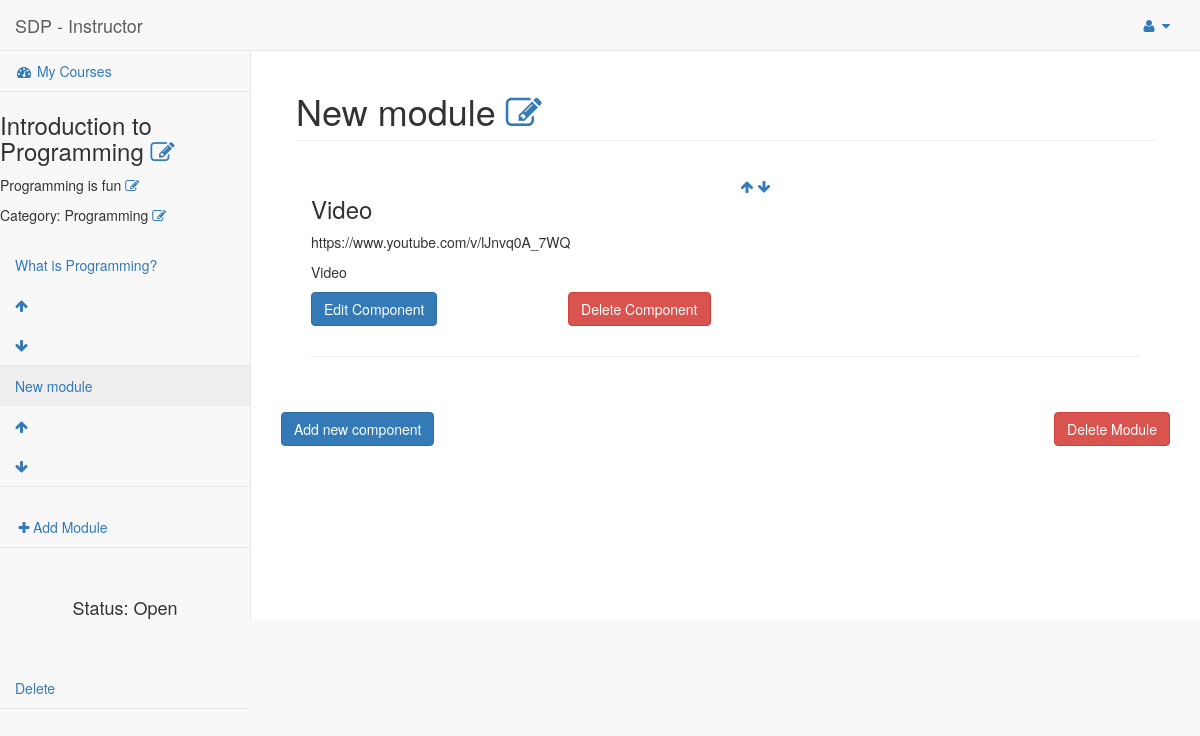
The page /SDP/instructor/ins-course/20/2 (signed in) on the database its author committed.
### SDP/models.py (models this page shows, shortened)
class Course(models.Model):
	name = models.CharField(max_length=200)
	course_detail = models.TextField()
	OPEN = 'OP'
	DRAFT = 'DR'
	CLOSED = 'CL'
	STATUS_CHOICES = (
		(OPEN, 'Open'),
		(DRAFT, 'Draft'),
		(CLOSED, 'Closed'),
	)
	status = models.CharField(
		max_length=2,
		choices = STATUS_CHOICES,
		default = DRAFT,
	)
	category = models.ForeignKey(Category)
	instructor =  models.ForeignKey(User)

class Category(models.Model):
	name = models.CharField(max_length=200)
	def __str__(self):
		return self.name

class Module(models.Model):
	name = models.CharField(max_length=200)
	sequence = models.IntegerField()
	course = models.ForeignKey(Course, on_delete=models.CASCADE)
	def __str__(self):
		return self.name

class Component(models.Model):
	name = models.CharField(max_length=200)
	TEXT = 'TX'
	IMAGE = 'IM'
	VIDEO = 'VD'
	FILE = 'FL'
	TYPE_CHOICES = (
		(TEXT, 'Text'),
		(IMAGE, 'Image'),
		(VIDEO, 'Video'),
		(FILE, 'File'),
	)
	typ = models.CharField(
		max_length=2,
		choices = TYPE_CHOICES,
		default = TEXT,
	)
	content = models.TextField()
	sequence = models.IntegerField()
	module = models.ForeignKey(Module, on_delete=models.CASCADE)

### SDP/views.py (the view)
# urls.py: url(r'^instructor/ins-course/(?P<course_id>\d+)/(?P<module_id>\d+)$', views.instructorcourse),
@login_required(login_url='/SDP/login')
@permission_required('SDP.instructor')
def instructorcourse(request,course_id,module_id):
	course = Course.objects.get(pk=course_id)
	template = loader.get_template('instructor-course.html')
	if course.status == 'DR':
		course.status = "Draft"
	elif course.status == 'OP':
		course.status = "Open"
	elif course.status == 'CL':
		course.status = "Closed"
	module = Module.objects.filter(course=course).order_by("sequence")
	print (module)
	cat = Category.objects.all()
	module_pass = get_object_or_404(module,course=course_id,sequence=module_id)
	comp = Component.objects.filter(module=module_pass).order_by("sequence")
	for c in comp:
		if c.typ == "VD":
			c.typ = "Video"
		elif c.typ == "IM":
			c.typ = "Image"
		elif c.typ == "TX":
			c.typ = "Text"
		elif c.typ == "FL":
			c.typ = "File"
	context = {
		'course': course,
		'modules':module,
		'components':comp,
		'cmodule':module_pass,
		'categories': cat,
	}
	return HttpResponse(template.render(context, request))

### SDP/templates/instructor-course.html (shortened to what this page needs)
{% load static %}
<!DOCTYPE html>
<html lang="en">
<head>
    <link href="{% static 'vendor/bootstrap/css/bootstrap.min.css' %}" rel="stylesheet">
    <link href="{% static 'vendor/metisMenu/metisMenu.min.css' %}" rel="stylesheet">
    <link href="{% static 'dist/css/sb-admin-2.css' %}" rel="stylesheet">
    <link href="{% static 'vendor/morrisjs/morris.css' %}" rel="stylesheet">
    <link href="{% static 'vendor/font-awesome/css/font-awesome.min.css' %}" rel="stylesheet" type="text/css">
</head>
<body>
    <div id="wrapper">
        <nav class="navbar navbar-default navbar-static-top" role="navigation" style="margin-bottom: 0">
            <div class="navbar-header">
                <a class="navbar-brand" href="/SDP/instructor/">SDP - Instructor</a>
            </div>
            <ul class="nav navbar-top-links navbar-right">
                <li class="dropdown">
                    <a class="dropdown-toggle" data-toggle="dropdown" href="#">
                        <i class="fa fa-user fa-fw"></i> <i class="fa fa-caret-down"></i>
                    </a>
                </li>
            </ul>
            <div class="navbar-default sidebar" role="navigation">
                <div class="sidebar-nav navbar-collapse">
                    <ul class="nav" id="side-menu">
                        <li class="active">
                            <a href="/SDP/instructor/"><i class="fa fa-dashboard fa-fw"></i> My Courses</a>
                        </li>
                        {%if course%}
                            <span id='CName'>
                                <h3>{{course.name}}
                                    <a style="cursor: pointer;" onclick="editCourseName({{course.id}})" >
                                        <i class="fa fa-pencil-square-o"  aria-hidden="true"></i>
                                    </a>
                                </h3>
                            </span>
                                <div id='CDesc'>
                                <p>
                                    {{course.course_detail}}
                                    <a style="cursor: pointer;" onclick="editCourseDetails({{course.id}})">
                                        <i class="fa fa-pencil-square-o"  aria-hidden="true"></i>
                                    </a>
                                </p>
                                </div>
                            <div id="CCat">Category: <span id='catname'>{{course.category}}</span>
                                <a style="cursor: pointer;" onclick="editCourseCategory({{course.id}})">
                                    <i class="fa fa-pencil-square-o"  aria-hidden="true">
                                    </i>
                                </a>
                            </div>
                            <br/>
                        {%endif%}
                        {% if modules %}
                            {% for m in modules %}
                                <li>
                                    <a href="/SDP/instructor/ins-course/{{course.id}}/{{m.sequence}}">{{ m.name }}</a>
                                   <a href="/SDP/instructor/ins-course/movemodup/{{ m.id }}">  <i class="fa fa-arrow-up"  aria-hidden="true"></i></a>
                                   <a href="/SDP/instructor/ins-course/movemoddown/{{ m.id }}">  <i class="fa fa-arrow-down"  aria-hidden="true"></i></a>
                                </li>
                            {% endfor %}
                        {% endif %}
                        <br/>
                        <li>
                            <a  onclick="newmodule({{course.id}})" ><i class="fa fa-plus fa-fw"></i>Add Module</a>
                        </li>
                        <br>
                        <br>
                        {% if course %}
                        <h4><center>Status: {{course.status}}</center></h4>
                        {% endif %}
                        <br/>
                        <br/>
                        <li>
                            <a href="/SDP/inst-course/delete/{{course.id}}">Delete</a>
                        </li>
                    </ul>
                </div>
            </div>
        </nav>
        <div id="page-wrapper">
            <div id='modules' class="container-fluid">
                <div class="row">
                    <div id='head' class="col-lg-12">
                        <h1 class="page-header">{{cmodule.name}} <a style="cursor: pointer;" onclick="editModuleName({{cmodule.id}})" ><i class="fa fa-pencil-square-o"  aria-hidden="true"></i></a></h1>
                    </div>
                </div>
                <div class="panel-body">
                {% for c in components %}
                <div class="row">
                <div class="col-lg-6 col-xs-10">
                    <div id="{{c.id}}">
                        <h3>{{c.name}}</h3>
                        <p>{{c.content}}</p>
                        <p>{{c.typ}}</p>
                        <p><button class="btn btn-primary" onclick="editcomp({{c.id}})">Edit Component</button><button class="btn btn-danger pull-right" onclick="window.location.href='/SDP/inst-course/deletecomponent/{{c.id}}'">Delete Component</button><p>
                    </div>
                </div>
                <div class="col-lg-6 col-xs-2">
                <a href="/SDP/instructor/ins-course/movecompup/{{c.id}}">  <i class="fa fa-arrow-up"  aria-hidden="true"></i></a>
                 <a href="/SDP/instructor/ins-course/movecompdown/{{c.id}}">  <i class="fa fa-arrow-down"  aria-hidden="true"></i></a>
                </div>
                </div>
                <hr>
                {% endfor %}
                </div>
                <div id="saveM" class="row">
                <br/>
                    <button class='btn btn-primary' onclick="addcomponent()" >
                    Add new component
                    </button>
                    <button class='btn btn-danger pull-right' onclick="window.location.href='/SDP/inst-course/deletemodule/{{cmodule.id}}'">
                    Delete Module
                    </button>
                </div>
            </div>
                </div>
            </div>
</body>
</html>

### rows shown on the page
Course: name "Introduction to Programming", course_detail "Programming is fun", category "Programming", status "Open"
Module: name "What is Programming?"
Module: name "New module"
Component: name "Video", content "https://www.youtube.com/v/lJnvq0A_7WQ", typ "Video"
